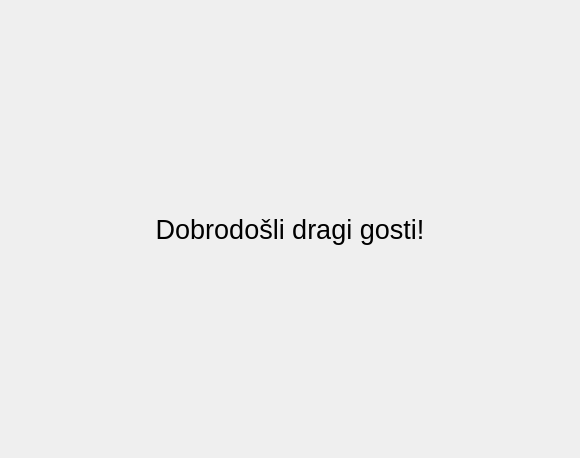
<?xml version="1.0" encoding="UTF-8"?>
<ui version="4.0">
 <class>Home</class>
 <widget class="QWidget" name="Home">
  <property name="geometry">
   <rect>
    <x>0</x>
    <y>0</y>
    <width>580</width>
    <height>458</height>
   </rect>
  </property>
  <property name="windowTitle">
   <string>Form</string>
  </property>
  <layout class="QGridLayout" name="gridLayout">
   <item row="0" column="0">
    <widget class="QLabel" name="label">
     <property name="font">
      <font>
       <pointsize>20</pointsize>
      </font>
     </property>
     <property name="text">
      <string>Dobrodošli dragi gosti!</string>
     </property>
     <property name="alignment">
      <set>Qt::AlignCenter</set>
     </property>
    </widget>
   </item>
  </layout>
 </widget>
 <resources/>
 <connections/>
</ui>
